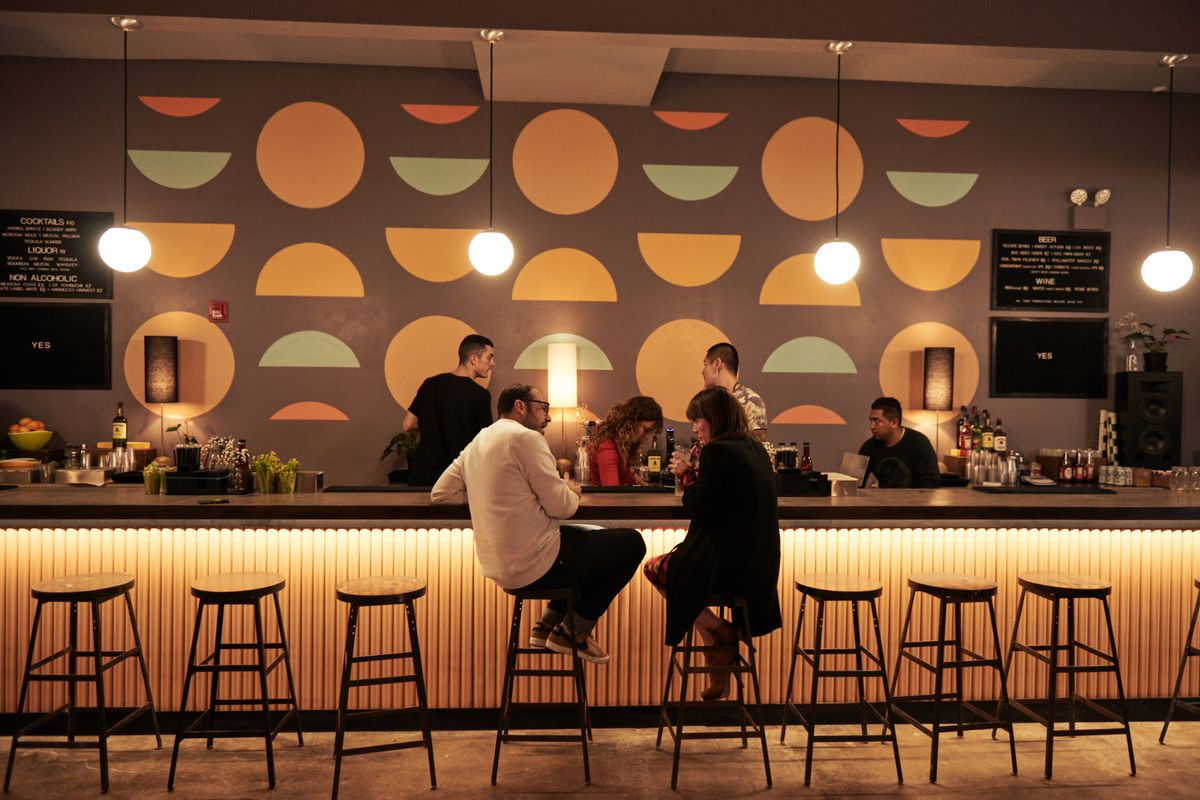
#> input picture samp3.jpeg, 1200 x 800 px, given in place of samp1.mp4, which was not available
$ python detect_from_video.py
#> lines starting #> are read from the running program, lines starting #| are printed output that depends on the picture; after the words box and inside, x2 and y2 are one past the last pixel; in counts of white or black regions, pixels touching at a corner belong together; pictures that were not available may be replaced by others from this repository, and a replacement may not be noted
import numpy as np
import cv2
import math
from imutils.object_detection import non_max_suppression
import matplotlib.pyplot
from cv2 import *

vid = cv2.VideoCapture('samp1.mp4', cv2.IMREAD_GRAYSCALE)  # (1)
# vid = VideoCapture(0)  # (2) 0 -> index of camera
_, frame_rgb = vid.read()
#> frame_rgb is the input picture: shape (800, 1200, 3); mean B, G, R 51.7, 78, 117.3
frame = cv2.cvtColor(frame_rgb, cv2.COLOR_BGR2GRAY)
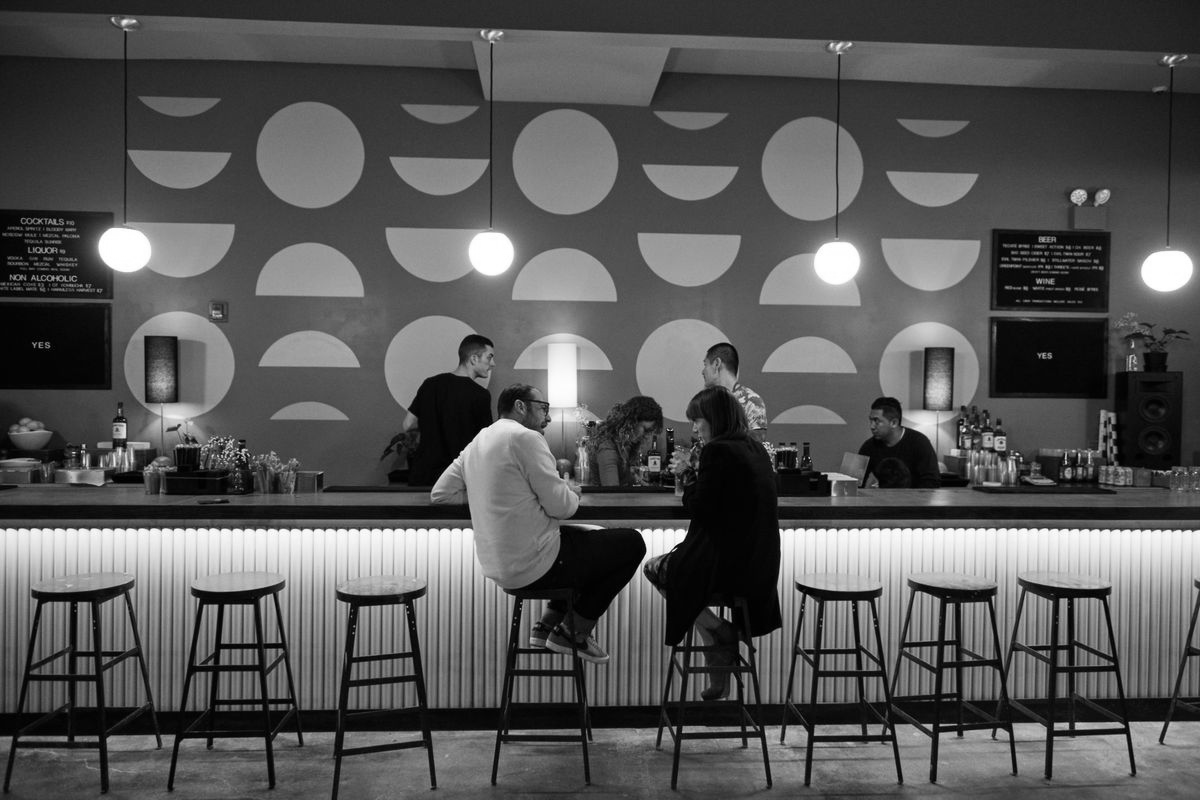
#> frame: shape (800, 1200); min 0, max 255, mean 86.8
avg = np.float32(frame)
print(avg)
#> (printed output is left out)

cascadePath = "haarcascade_fullbody.xml"

detector = cv2.CascadeClassifier(cascadePath)
WhiteImage = np.zeros(frame.shape, frame.dtype)

nframe = 0
while(1):
    nframe = nframe+1
    _, frame_rgb = vid.read()
    frame = cv2.cvtColor(frame_rgb, cv2.COLOR_BGR2GRAY)
    cv2.accumulateWeighted(frame, avg, 0.1)
    # print(avg)
    #cv2.equalizeHist(avg, avg)
    background = cv2.convertScaleAbs(avg)
    diff = cv2.absdiff(frame, background)
#> diff: shape (800, 1200); every value is 0

    cv2.imshow("input", diff)
    cv2.imshow("Background", background)
    rects = detector.detectMultiScale(
        frame, scaleFactor=1.1, minNeighbors=0, minSize=(60, 60), maxSize=(160, 160))
#> rects = [[74, 588, 64, 129], [901, 657, 64, 129], [1020, 657, 64, 129], [384, 404, 71, 142], [187, 409, 71, 142], [1016, 647, 71, 142]]

    # apply non-maxima suppression to the bounding boxes using a
    # fairly large overlap threshold to try to maintain overlapping
    # boxes that are still people
    rects = np.array([[x, y,  w+x,  h+y] for (x, y, w, h) in rects])
#> rects = [[74, 588, 138, 717], [901, 657, 965, 786], [1020, 657, 1084, 786], [384, 404, 455, 546], [187, 409, 258, 551], [1016, 647, 1087, 789]]
    rects_ms = non_max_suppression(rects, probs=None, overlapThresh=0.75)
#> rects_ms = [[1016, 647, 1087, 789], [901, 657, 965, 786], [74, 588, 138, 717], [187, 409, 258, 551], [384, 404, 455, 546]]

    # calculate center of detection box:
    cogs = np.array([[math.floor((x+w)/2),
                      math.floor((y+h)/2),
                      1] for (x, y, w, h) in rects_ms])
#> cogs = [[1051, 718, 1], [933, 721, 1], [106, 652, 1], [222, 480, 1], [419, 475, 1]]

    # draw rectangles and points into image
    for rect in rects_ms:
        # draw rectangle (x,y),(w+x,h+y)
        cv2.rectangle(frame_rgb, (rect[0], rect[1]), (rect[2], rect[3]), (255, 0, 0), 1)
#> this loop made 5 passes
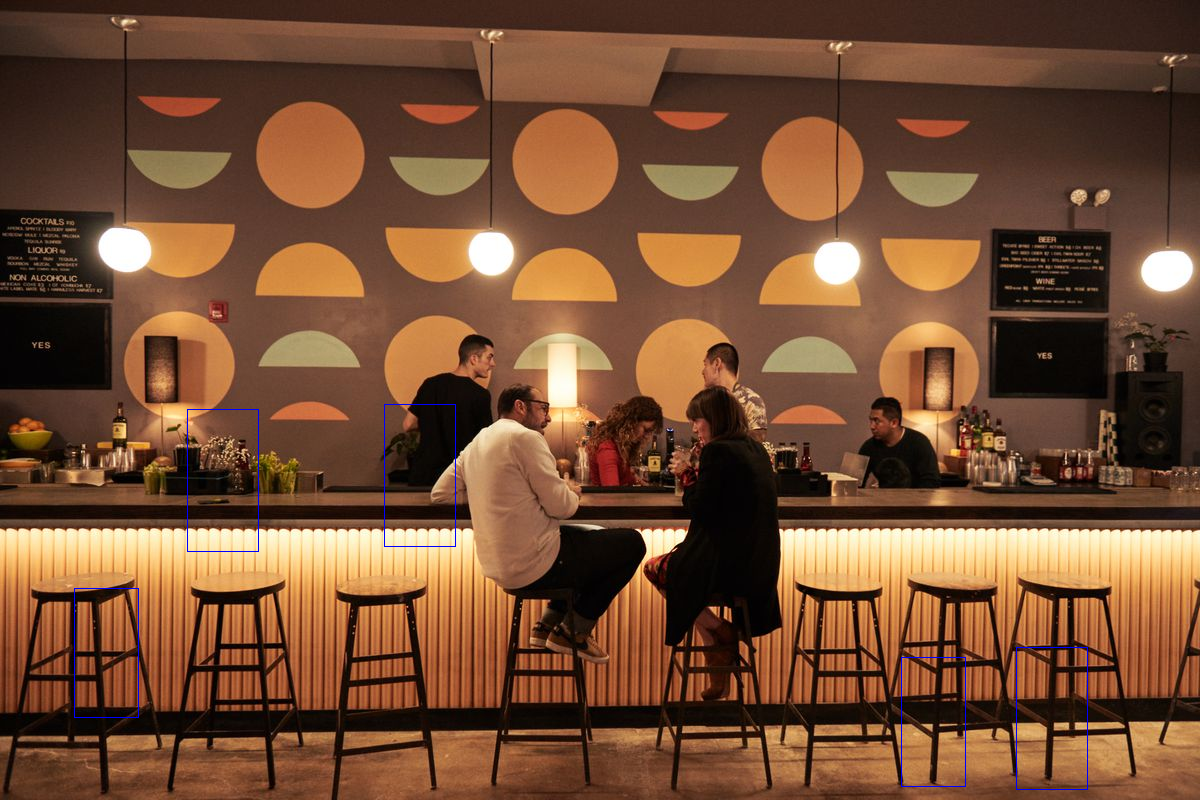
#> frame_rgb: shape (800, 1200, 3); 0.21% of pixels changed, all inside (x1, y1, x2, y2) = (74, 404, 1088, 790)
    for cog in cogs:
        cv2.circle(frame_rgb, (cog[0], cog[1]), 5, (0, 0, 255), -1)
#> this loop made 5 passes
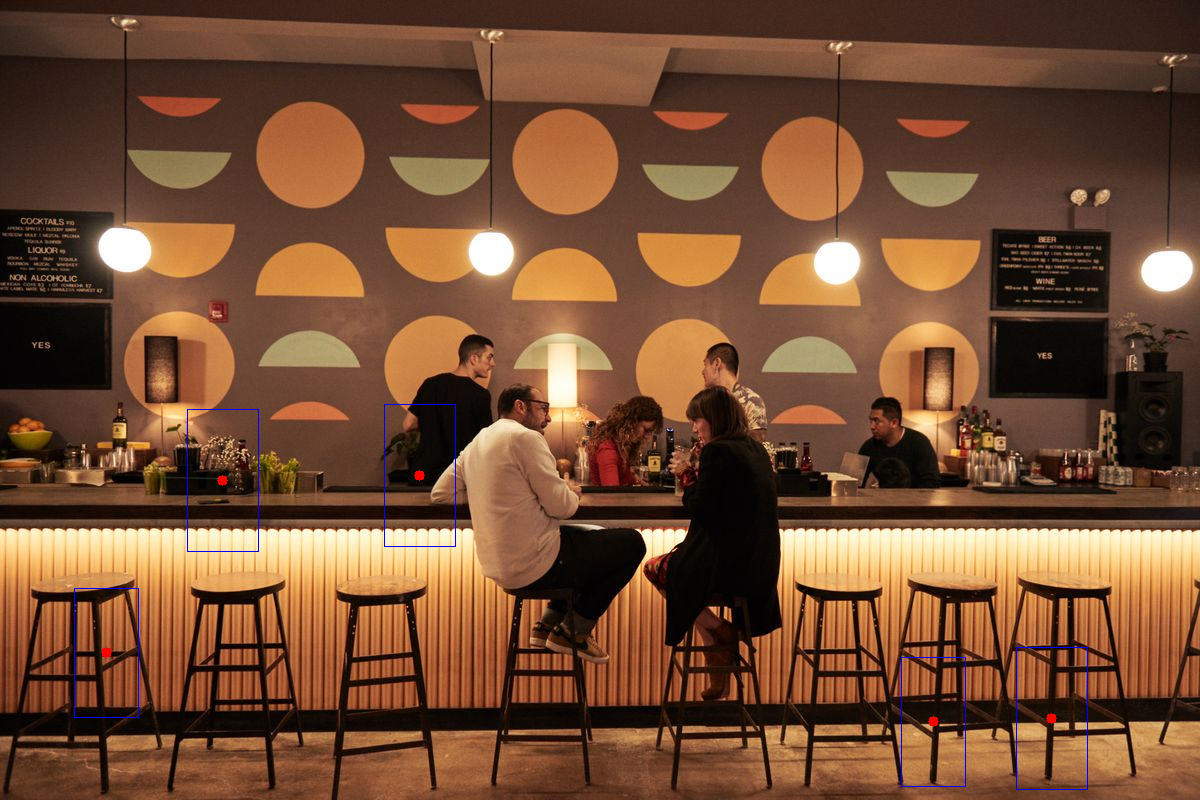
#> frame_rgb: shape (800, 1200, 3); 0.04% of pixels changed, all inside (x1, y1, x2, y2) = (101, 470, 1057, 727)


# Homgraphy matrix (has to be changed if camera changes)
# https://docs.opencv.org/3.4.1/d9/dab/tutorial_homography.html
    rot = np.array([[0.0101240234768616,     -0.00847479565930775,        -0.974192433448834],
                    [-0.00196859030258317,     -0.000929201148491731,        -0.225308693846282],
                    [9.56043341206427e-06,      4.71595084773723e-06,       -0.0024572747705754]])
# draw drawGrid
    points = np.array([[0, 0, 1],  # raw points
                       [0, 100, 1],
                       [100, 100, 1],
                       [100, 0, 1],
                       ['nan', 'nan', 'nan'],
                       [50, 0, 1],
                       [50, 100, 1],
                       ])
#> (the run stopped early here; a loop or call above may not have finished)
